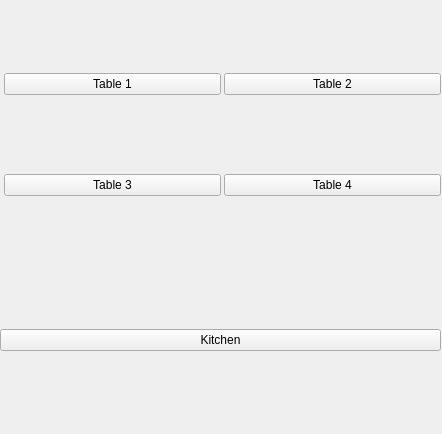
<?xml version="1.0" encoding="UTF-8"?>
<ui version="4.0">
 <class>Waiterbot_1</class>
 <widget class="QDockWidget" name="Waiterbot_1">
  <property name="geometry">
   <rect>
    <x>0</x>
    <y>0</y>
    <width>442</width>
    <height>434</height>
   </rect>
  </property>
  <property name="windowTitle">
   <string>DockWidget</string>
  </property>
  <widget class="QWidget" name="dockWidgetContents">
   <widget class="QWidget" name="gridLayoutWidget">
    <property name="geometry">
     <rect>
      <x>0</x>
      <y>0</y>
      <width>221</width>
      <height>271</height>
     </rect>
    </property>
    <layout class="QGridLayout" name="gridLayout" rowstretch="0,0,0" columnstretch="0">
     <property name="leftMargin">
      <number>4</number>
     </property>
     <property name="topMargin">
      <number>0</number>
     </property>
     <item row="2" column="0">
      <widget class="QPushButton" name="pushButton_3">
       <property name="text">
        <string>Table 3</string>
       </property>
       <property name="checkable">
        <bool>true</bool>
       </property>
       <property name="checked">
        <bool>false</bool>
       </property>
      </widget>
     </item>
     <item row="1" column="0">
      <widget class="QPushButton" name="pushButton_1">
       <property name="text">
        <string>Table 1</string>
       </property>
       <property name="checkable">
        <bool>true</bool>
       </property>
       <property name="flat">
        <bool>false</bool>
       </property>
      </widget>
     </item>
    </layout>
   </widget>
   <widget class="QWidget" name="gridLayoutWidget_2">
    <property name="geometry">
     <rect>
      <x>220</x>
      <y>0</y>
      <width>221</width>
      <height>271</height>
     </rect>
    </property>
    <layout class="QGridLayout" name="gridLayout_2" rowstretch="0,0" columnstretch="0">
     <property name="leftMargin">
      <number>4</number>
     </property>
     <property name="topMargin">
      <number>0</number>
     </property>
     <item row="0" column="0">
      <widget class="QPushButton" name="pushButton_2">
       <property name="text">
        <string>Table 2</string>
       </property>
       <property name="checkable">
        <bool>true</bool>
       </property>
      </widget>
     </item>
     <item row="1" column="0">
      <widget class="QPushButton" name="pushButton_4">
       <property name="text">
        <string>Table 4</string>
       </property>
       <property name="checkable">
        <bool>true</bool>
       </property>
      </widget>
     </item>
    </layout>
   </widget>
   <widget class="QWidget" name="gridLayoutWidget_3">
    <property name="geometry">
     <rect>
      <x>0</x>
      <y>270</y>
      <width>441</width>
      <height>141</height>
     </rect>
    </property>
    <layout class="QGridLayout" name="gridLayout_3">
     <item row="0" column="0">
      <widget class="QPushButton" name="pushButton_5">
       <property name="text">
        <string>Kitchen</string>
       </property>
      </widget>
     </item>
    </layout>
   </widget>
  </widget>
 </widget>
 <resources/>
 <connections/>
</ui>
